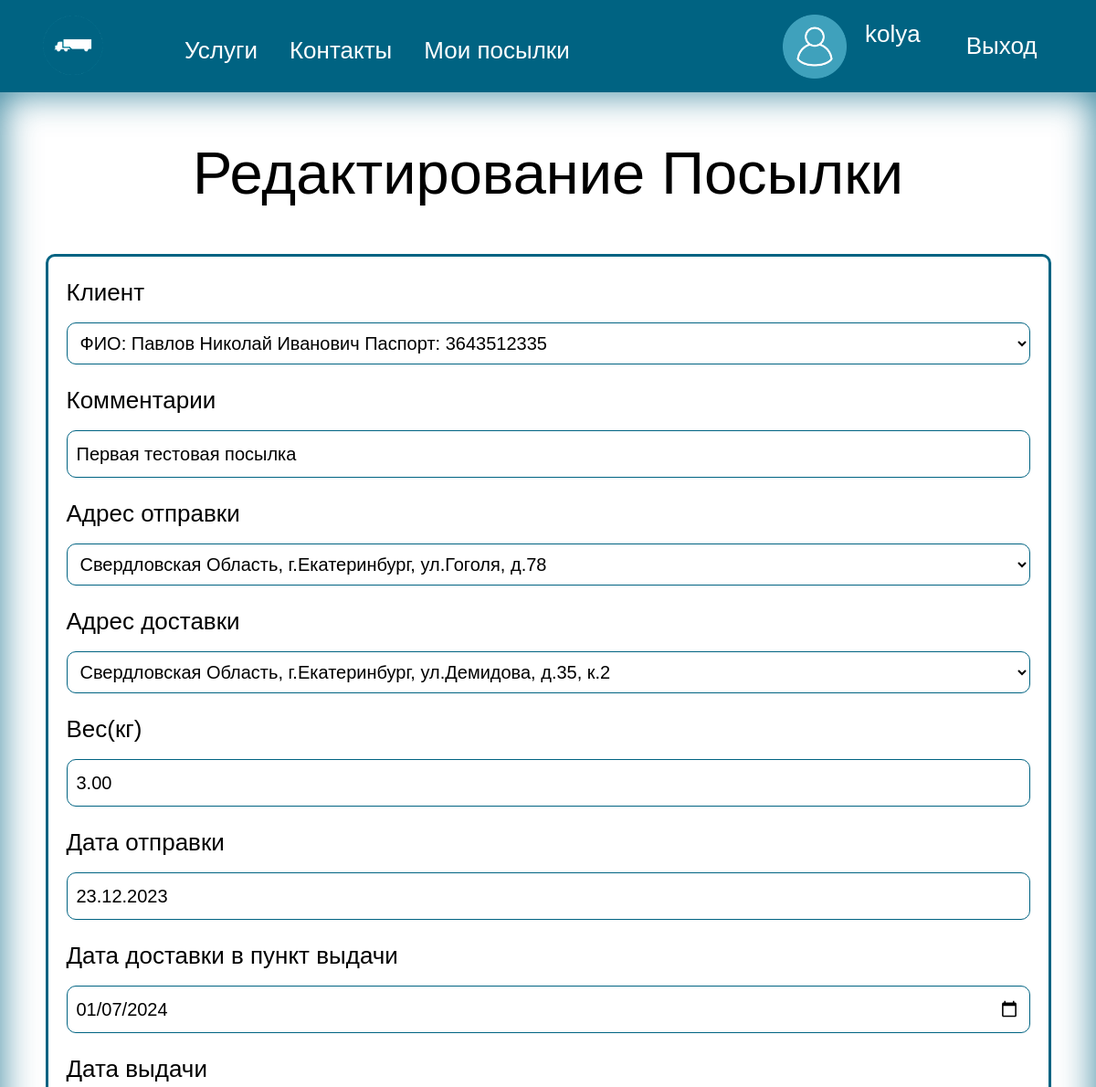
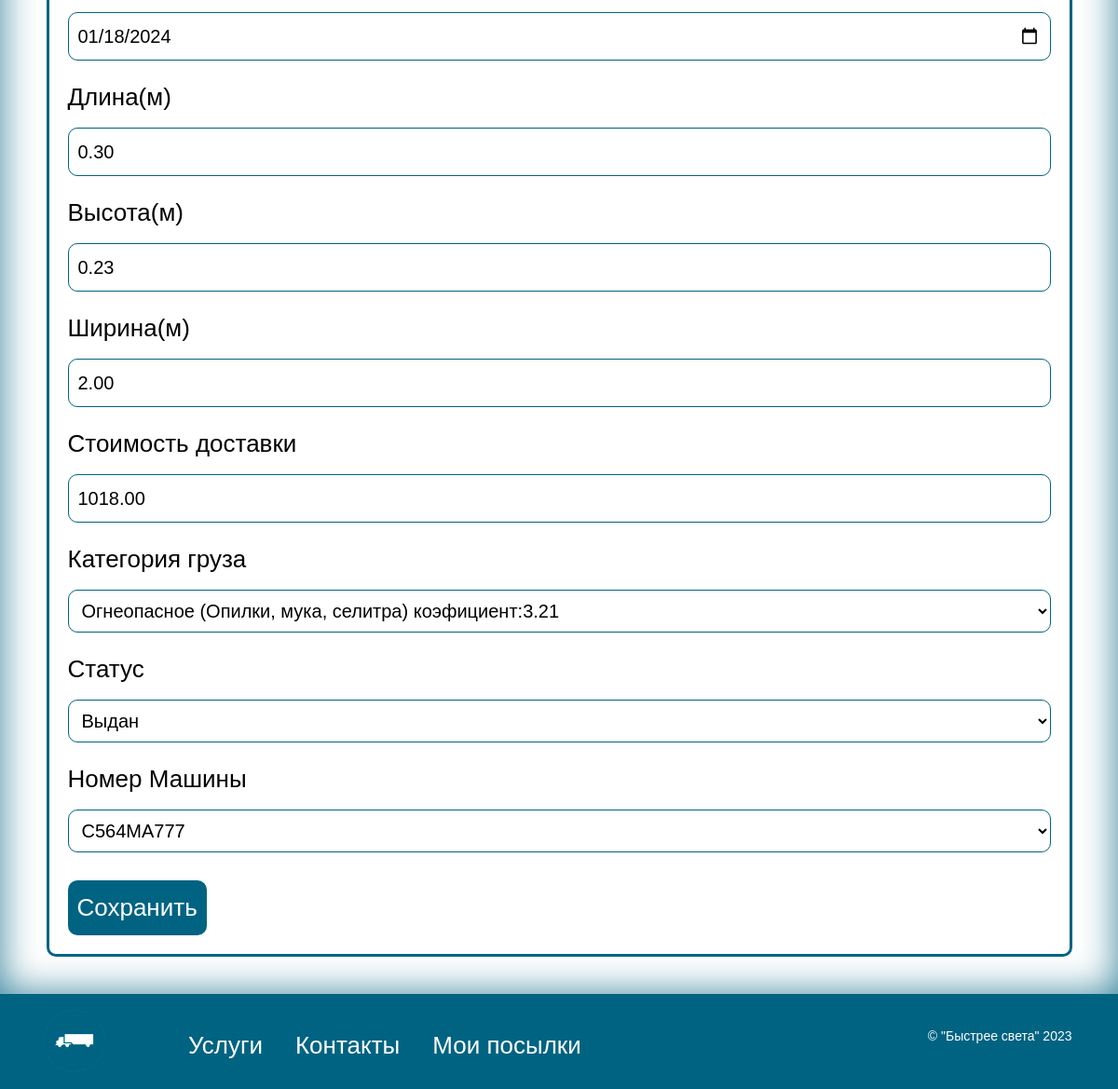
/navigate/employeerpakages/edit/1/ (signed in), run on the app's committed database (2 pictures, top to bottom).
### navigate/models.py (models this page shows, shortened)
class CustomUser(AbstractUser):
    ROLE_CHOICES = [
        ('Клиент', 'Клиент'),
        ('Сотрудник', 'Сотрудник'),
        ('Водитель', 'Водитель'),
        ('Администратор', 'Администратор'),
    ]
    first_name = models.CharField(max_length=50, verbose_name='Имя', null=True)
    last_name = models.CharField(max_length=50, verbose_name='Фамилия', null=True)
    patronymic = models.CharField(max_length=50, verbose_name='Отчество', null=True)
    phone_number = models.CharField(max_length=11, verbose_name='Номер телефона', null=True)
    passport = models.CharField(max_length=10, verbose_name='Серия номер паспорта', unique=True, null=True)
    date_of_birth = models.DateField(verbose_name='Дата рождения', null=True)
    role = models.CharField(max_length=200,
                              choices=ROLE_CHOICES,
                              default='Клиент',
                              verbose_name='Роль')
    def __str__(self):
        if(self.role == 'Клиент'):
            return "ФИО: " + str(self.last_name) + " " + self.first_name + " " +  self.patronymic + " " + " Паспорт: " + str(self.passport)
        else:
            return "Логин:  " + self.username + " Роль: " + str(self.role)
    class Meta:
        verbose_name = "Пользователя"
        verbose_name_plural = "Пользователи"

class Package(models.Model):
    STATUS_CHOICES = [
        ('Принят от клиента', 'Принят от клиента'),
        ('Отправлен на склад', 'Отправлен на склад'),
        ('Отправлен на склад в город назначения', 'Отправлен на склад в город назначения'),
        ('Принят на складе в городе назначения', 'Принят на складе в городе назначения'),
        ('Отправлен в пункт выдачи', 'Отправлен в пункт выдачи'),
        ('Принят в пункте выдачи', 'Принят в пункте выдачи'),
        ('Утерян', 'Утерян'),
        ('Заявка на перевозку', 'Заявка на перевозку'),
        ('Утилизирован', 'Утилизирован'),
        ('Выдан', 'Выдан'),
    ]
    client_id = models.ForeignKey(
        settings.AUTH_USER_MODEL,
        on_delete=models.SET_NULL,
        related_name='Packages_as_client',
        verbose_name='Клиент',
        limit_choices_to={'role': "Клиент"},
        null=True,
    )
    comments = models.CharField(max_length=500, verbose_name='Комментарии', null=True, blank=True)
    sending_address = models.ForeignKey(
        'PointIssue',
        on_delete=models.SET_NULL,
        related_name='Packages_as_sending_address',
        verbose_name='Адрес отправки',
        null=True,
    )
    delivery_address =models.ForeignKey(
        'PointIssue',
        on_delete=models.SET_NULL,
        related_name='Packages_as_delivery_address',null=True,
        verbose_name='Адрес доставки',
    )
    weight = models.DecimalField(max_digits=10, decimal_places=2, verbose_name='Вес(кг)')
    date_of_receipt = models.DateField(verbose_name='Дата отправки')
    delivery_date = models.DateField(verbose_name='Дата доставки в пункт выдачи', null=True, blank=True,)
    date_of_issue = models.DateField(verbose_name='Дата выдачи', null=True, blank=True,)
    length = models.DecimalField(max_digits=10, decimal_places=2, verbose_name='Длина(м)')
    height = models.DecimalField(max_digits=10, decimal_places=2, verbose_name='Высота(м)')
    width = models.DecimalField(max_digits=10, decimal_places=2, verbose_name='Ширина(м)')
    cost = models.DecimalField(max_digits=10, decimal_places=2, verbose_name='Стоимость доставки')
    cargo_category = models.ForeignKey('CargoCategory', on_delete=models.SET_NULL, null=True,
                                         verbose_name='Категория груза')
    status = models.CharField(max_length=200,
                              choices=STATUS_CHOICES,
                              default='Заявка на перевозку',
                              verbose_name='Статус')
    car_id = models.ForeignKey('Car', on_delete=models.SET_NULL, null=True, blank=True,
                                       verbose_name='Номер Машины')
    class Meta:
        verbose_name = "Посылку"
        verbose_name_plural = "Посылки"

### navigate/views.py (the view)
# urls.py: path('employeerpakages/edit/<int:package_id>/', views.edit_package, name='edit_package'),
def edit_package(request, package_id):
    package = get_object_or_404(Package, id=package_id)
    if request.method == 'POST':
        form = PackageEditForm(request.POST, instance=package)
        if form.is_valid():
            form.save()
            return redirect('employeerpakages')
    else:
        form = PackageEditForm(instance=package)
    return render(request, 'edit_package.html', {'form': form})

### navigate/forms.py
class PackageEditForm(forms.ModelForm):
    class Meta:
        model = Package
        fields = '__all__'
        widgets = {
            'delivery_date': forms.DateTimeInput(attrs={'type': 'date'},
                                                 format='%Y-%m-%d'),
            'date_of_issue': forms.DateTimeInput(attrs={'type': 'date'},
                                                 format='%Y-%m-%d'),
        }
    def __init__(self, *args, **kwargs):
        super(PackageEditForm, self).__init__(*args, **kwargs)
        for name, field in self.fields.items():
            if name not in ['car_id', 'status', 'delivery_date', 'date_of_issue']:
                field.disabled = True

### navigate/models.py (called while the page is built)
    def __str__(self):
        return f"{self.name} ({self.comments})  коэфициент:{self.coefficient}"

    def __str__(self):
        return str(self.state_number)

    def __str__(self):
        if (str(self.corpus) == "None"):
            return str(self.region) + ", г." + str(self.city) + ", ул." + str(self.street) + ", д." + str(self.home)
        else:
            return str(self.region) + ", г." + str(self.city) + ", ул." + str(self.street) + ", д." + str(
                self.home) + ", к." + str(self.corpus)

### templates/edit_package.html (shortened to what this page needs)
{% extends 'base.html' %}
{% block content %}
<main>
    <div class="container">
        <h1 class="mb-4">Редактирование Посылки</h1>
        <form method="post" class="form-edit-pakage">
            <fieldset class="form-edit-pakage-1">
                {% for field in form %}
                <div class="mb">
                    <label for="{{ field.id_for_label }}" class="form-label">{{ field.label }}</label>
                    {% if field.name in form.Meta.readonly_fields %}
                    <input type="text" class="form-control" id="{{ field.id_for_label }}" value="{{ field.value }}"
                           disabled>
                    {% else %}
                    {{ field }}
                    {% endif %}
                </div>
                {% endfor %}
            </fieldset>
            <button type="submit" class="edit_p_button">Сохранить</button>
        </form>
    </div>
</main>
{% endblock %}

### templates/base.html (shortened to what this page needs)
<!DOCTYPE html>
<html lang="ru">
<head>
    {%load static %}
    <link rel="stylesheet" href="{% static "css/style.css" %}">
    <link href="https://cdn.jsdelivr.net/npm/bootstrap@5.0.2/dist/css/bootstrap.min.css" rel="stylesheet">
</head>
<body >
    <header>
        <nav class="container nav header-nav">
            <a href="{%url 'home'%}">
                <img src="{% static "image/logo.png" %}" alt="лого" height="70" width="70">
            </a>
            <ul class="nav-list">
               {% if user.role == 'Клиент' or  not user.is_authenticated %}
                <li class="nav-list-item"><a href="{%url 'services'%}" style="color: #FFFFFF">Услуги</a></li>
                <li class="nav-list-item"><a href="{%url 'contact'%}" style="color: #FFFFFF">Контакты</a></li>
                    {%if user.is_authenticated %}
                        <li class="nav-list-item"><a href="{%url 'mypakeges'%}" style="color: #FFFFFF">Мои посылки</a></li>
                    {% endif %}
                {% endif %}
            </ul>
            <div class="signin">
                {% if user.is_authenticated %}
                    {% if user.role == 'Клиент' %}
                        <a href="{%url 'account'%}" style="color: #FFFFFF">
                            <div class="user-header">
                                <img src="{% static "image/user2.png" %}" alt="лого" height="70" width="70">
                                <p class="user-header-p">{{user.username}}</p>
                            </div>
                        </a>
                    {% endif %}
                    <a href="{% url 'logout' %}" style="margin-left: 20px; color: #FFFFFF">Выход</a>
                {% else %}
                    <a href="{%url 'login'%}" style="color: #FFFFFF">Войти</a>
                    <a href="{%url 'signup'%}" style="margin-left: 20px;color: #FFFFFF">Зарегистрироваться</a>
                {% endif %}
            </div>
        </nav>
    </header>
    {% block content %}
    {% endblock %}
    <footer>
        <div class="container nav header-nav">
            <a href="{%url 'home'%}">
                <img src="{% static "image/logo.png" %}" alt="лого" height="70" width="70">
            </a>
             <ul class="nav-list">
               {% if user.role == 'Клиент' or  not user.is_authenticated %}
                <li class="nav-list-item"><a href="{%url 'services'%}" style="color: #FFFFFF">Услуги</a></li>
                <li class="nav-list-item"><a href="{%url 'contact'%}" style="color: #FFFFFF">Контакты</a></li>
                    {%if user.is_authenticated %}
                        <li class="nav-list-item"><a href="{%url 'mypakeges'%}" style="color: #FFFFFF">Мои посылки</a></li>
                    {% endif %}
                {% endif %}
            </ul>
            <p class="copiright">&copy; "Быстрее света" 2023</p>
        </div>
    </footer>
</body>
</html>

### static/css/style.css (style rules this page uses)
* { color: black; padding: 0px; margin: 0px; border: none; font-size: 26px; font-family: Arial, Helvetica, sans-serif; }
*, *::before, *::after { box-sizing: border-box; }
a, a:link, a:visited { text-decoration: none; }
aside, nav, footer, header, section, main { display: block; }
h1, h2, h3, h4, h5, h6, p { font-size: inherit; font-weight: inherit; }
ul, ul li { list-style: none; }
img { vertical-align: top; }
img, svg { max-width: 100%; height: auto; }
input, textarea, button, select { font-family: inherit; font-size: inherit; color: inherit; background-color: transparent; }
button, input[type="submit"] { display: inline-block; box-shadow: none; background-color: transparent; background: none; cursor: pointer; }
label { cursor: pointer; }
.container { max-width: 1170px; margin-left: auto; margin-right: auto; padding-left: 16px; padding-right: 16px; margin-bottom: 0; margin-top: 0; }
header { padding: 10px 0px; background-color: #006382; }
.header-nav { display: flex; justify-content: flex-start; }
.nav-list { display: flex; justify-content: flex-start; align-items: center; margin: 0; }
.nav-list-item { margin-top: 10px; margin-left: 5px; color: white; }
.signin { display: flex; align-items: center; margin-left: auto; }
footer { margin: 0; background-color: #006382; padding: 10px 0; }
.copiright { color: white; display: flex; align-items: center; margin-left: auto; font-size: 14px; margin-top: 15px; }
main { min-height: 100vh; padding-top: 40px; padding-bottom: 40px; box-shadow: inset 0px 0px 40px rgba(0, 99, 130, 0.8); }
h1 { font-size: 50px; padding: 10px; text-align: center; }
.form-sign > p, .form-change-pass > p, .form-login > p, .create-pakeges > p, .form-user-edit > p, .form-reset-pass > p, .form-edit-pakage .mb { display: flex; flex-wrap: wrap; align-item: center; margin-bottom: 20px; }
.form-sign > p > label, .filter-form > p > label, .form-reset-pass > p > label, .form-change-pass > p > label, .form-login > p > label, .create-pakeges > p > label, .form-user-edit > p > label, .form-edit-pakage .mb > label { display: flex; text-align: center; justify-content: start; align-items: center; }
.form-sign > p > input, .form-reset-pass > p > input, .form-change-pass > p > input, .form-login > p > input, .form-user-edit > p > input, .create-pakeges > p > input, .create-pakeges > p > select, .filter-form > p > select, .filter-form > p > input, .form-edit-pakage .mb > input, .form-edit-pakage .mb > select { border: 1px solid #006382; border-radius: 10px; padding: 10px; font-size: 20px; width: 100%; }
.user-header { display: flex; align-item: center; flex-direction: row; justify-content: center; text-align: center; }
.user-header-p { margin-left: 20px; color: white; display: flex; text-align: center; justify-content: center; align-items: center; }
a { color:#666; background-image: linear-gradient(to top, #feffff, #006382); background-repeat: no-repeat; background-size: 0 100%; border-radius: 4px; text-decoration: none; padding: 5px 15px; transition: 0.3s; }
.create-pakeges, .form-sign ,.form-reset-pass, .form-login , .form-user-edit, .form-change-pass, .form-edit-pakage, .form-statics { border: 3px solid #006382; border-radius: 10px; padding: 20px; }
.sign-up, .login, .login-after-change, #change-pass-button, #user-edit-button, #reset-pass-buttom, .edit_p_button { color: white; background-color: #006382; padding: 10px; border-radius: 10px; margin-top: 10px; }

### data on the page
CustomUser: username "kolya"
Package: form "ФИО: Павлов Николай Иванович Паспорт: 3643512335" "Первая тестовая посылка" "Свердловская Область, г.Екатеринбург, ул.Гоголя, д.78" "Свердловская Область, г.Екатеринбург, ул.Демидова, д.35, к.2" "3.00" "23.12.2023" "01/07/2024" "01/18/2024" "0.30" "0.23" "2.00" "1018.00" "Огнеопасное (Опилки, мука, селитра) коэфициент:3.21" "Выдан" "C564MA777"

### other printed values
{{ field.label }} "Клиент" "Комментарии" "Адрес отправки" "Адрес доставки" "Вес(кг)" "Дата отправки" "Дата доставки в пункт выдачи" "Дата выдачи" "Длина(м)" "Высота(м)" "Ширина(м)" "Стоимость доставки" "Категория груза" "Статус" "Номер Машины"
